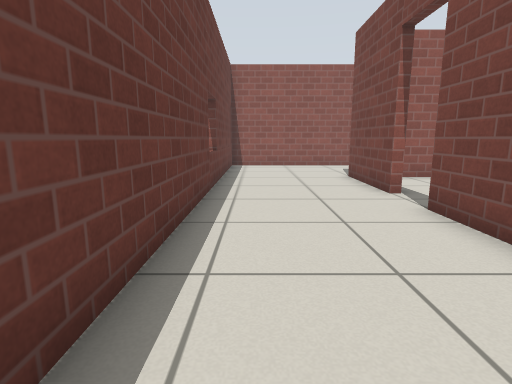
view 1 (above)

12 first-person views from a walk through a robot-simulator world made for Gazebo. The camera is 0.7 m above the floor, tilts 10° down and sees 80° across. The floor is counted in squares, 0.5 m on a side. Each view is taken from the middle of a square. On the plan, view 1 faces up. The plan holds only what a view shows up to about 14 squares ahead; the rest is blank. Robots are left out. Gazebo's built-in surfaces are drawn with simple patterns.

view 2
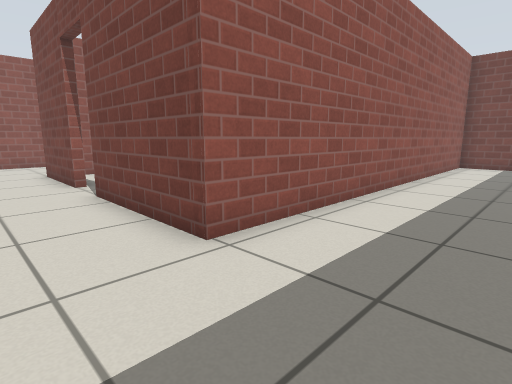

view 3
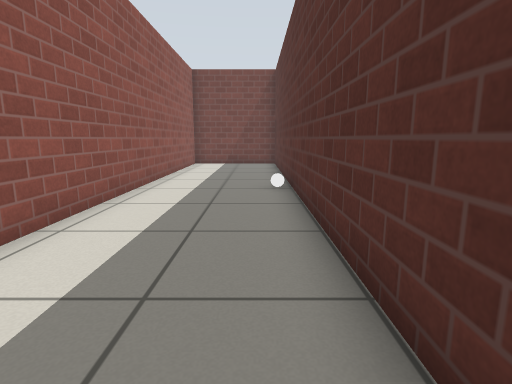

view 4
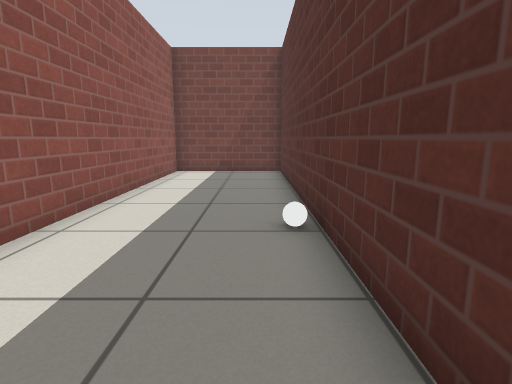

view 5
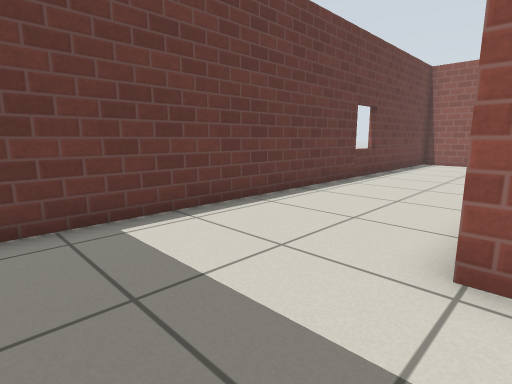

view 6
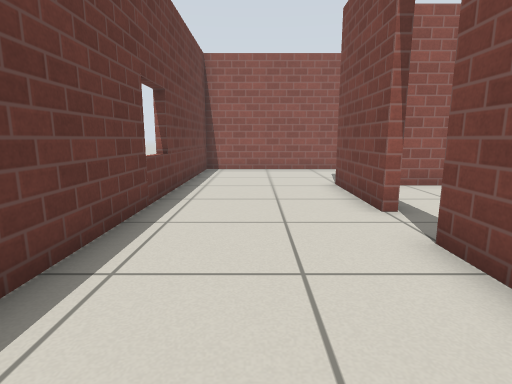

view 7
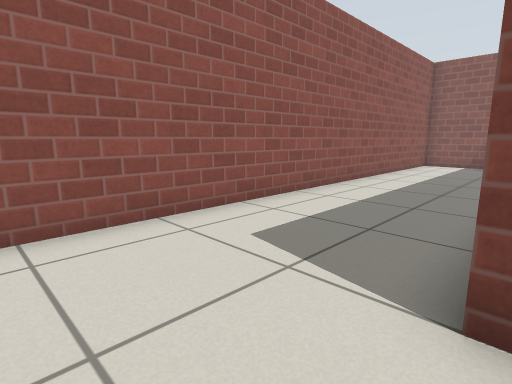

view 8
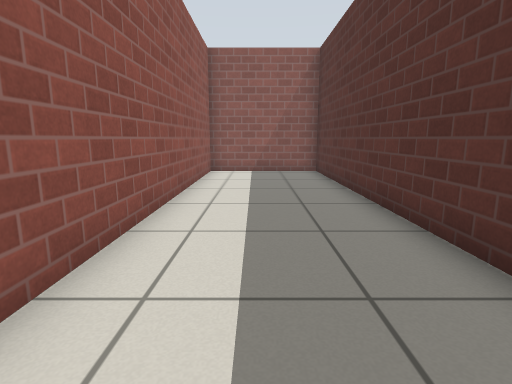

view 9
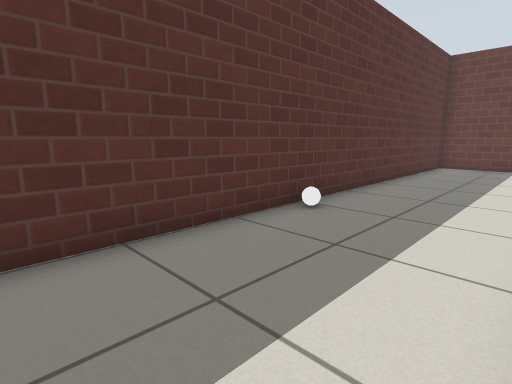

view 10
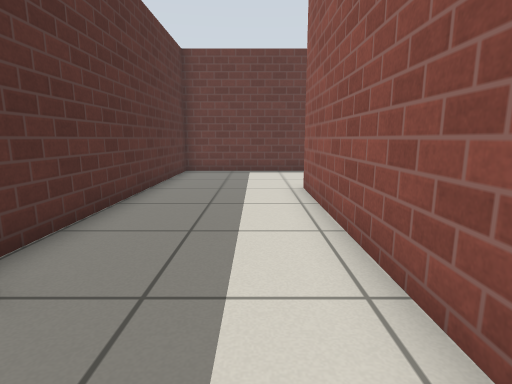

view 11
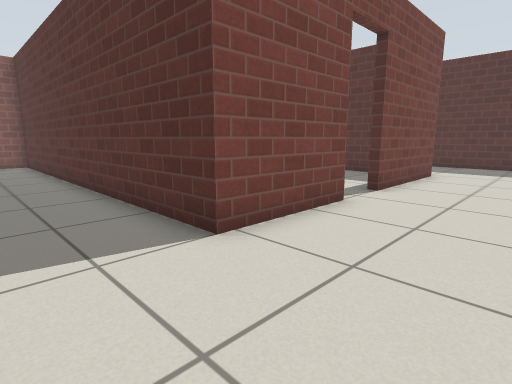

view 12
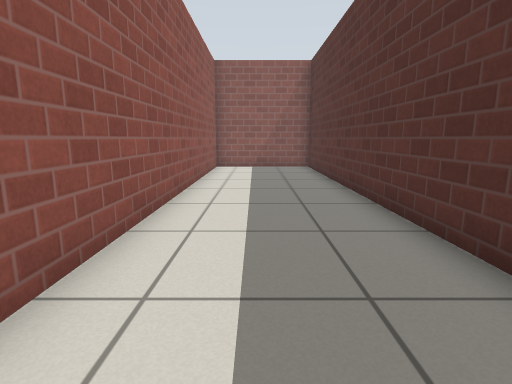

### Floor plan
Points are (right, up) in squares from view 1. A wall is a line through its corners. A room is listed if a view was taken in it or the views show most of it. See-through windows are left out.
Room 1 (views 1, 2, 3, 4, 5, 6, 9, 10)
walls: (-1.3, 6.5) (-1.3, -3) (18.1, -3) (18.1, 1.4) (3.4, 1.4) (3.4, 6)
ways out: opening at (1, 7) to room 2; open door at (3.7, 6.7)
Room 2 (views 7, 8, 11, 12)
walls: (3.4, 7.6) (3.5, 11.4) (18.1, 11.4) (18.1, 16) (-1.3, 16) (-1.3, 6.5)
ways out: opening at (1, 7) to room 1

Positions as (right, up) in squares from view 1, and headings:
1: (0, 0), facing up
2: (1, -2), facing up-right
3: (1, -2), facing right
4: (5, -2), facing right
5: (4, -2), facing up-left
6: (1, 2), facing up
7: (1, 11), facing up-right
8: (5, 14), facing right
9: (15, 1), facing down-left
10: (12, 0), facing left
11: (0, 14), facing down-right
12: (3, 14), facing right
